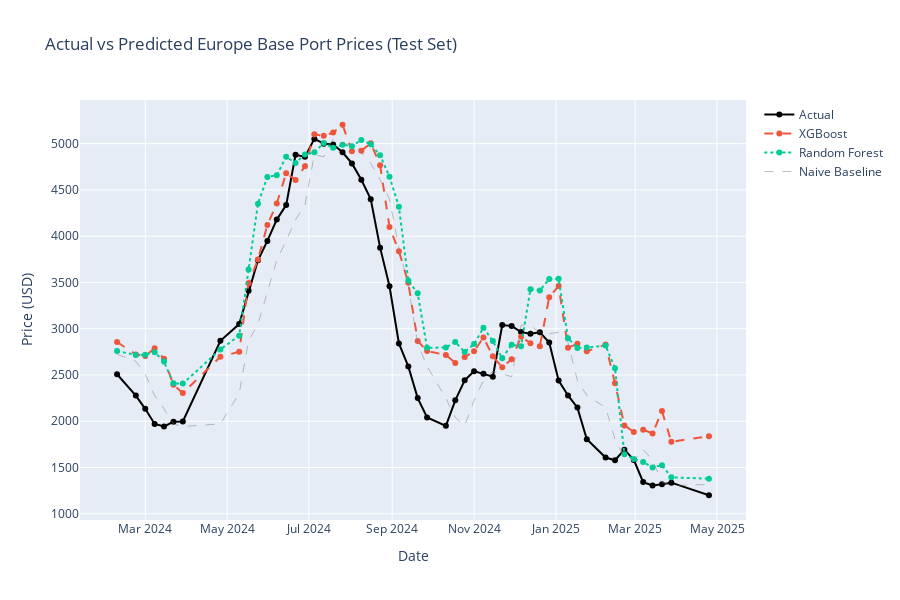

Source (notebook cell):
### Markdown cell above
## Step 11: Prediction Visualization

### Code cell
# Create prediction dataframe
pred_df = pd.DataFrame({
    'Date': y_test.index,
    'Actual': y_test.values,
    'Naive': y_pred_naive.values,
    'XGBoost': y_pred_xgb,
    'Random Forest': y_pred_rf,
    'Gradient Boosting': y_pred_gb
}).set_index('Date')

# Plot actual vs predicted
fig = go.Figure()

fig.add_trace(go.Scatter(x=pred_df.index, y=pred_df['Actual'], mode='lines+markers', 
                         name='Actual', line=dict(color='black', width=2)))
fig.add_trace(go.Scatter(x=pred_df.index, y=pred_df['XGBoost'], mode='lines+markers',
                         name='XGBoost', line=dict(dash='dash')))
fig.add_trace(go.Scatter(x=pred_df.index, y=pred_df['Random Forest'], mode='lines+markers',
                         name='Random Forest', line=dict(dash='dot')))
fig.add_trace(go.Scatter(x=pred_df.index, y=pred_df['Naive'], mode='lines',
                         name='Naive Baseline', line=dict(color='gray', dash='dash', width=1), opacity=0.5))

fig.update_layout(
    title='Actual vs Predicted Europe Base Port Prices (Test Set)',
    xaxis_title='Date',
    yaxis_title='Price (USD)',
    height=600,
    hovermode='x unified'
)
fig.show()
